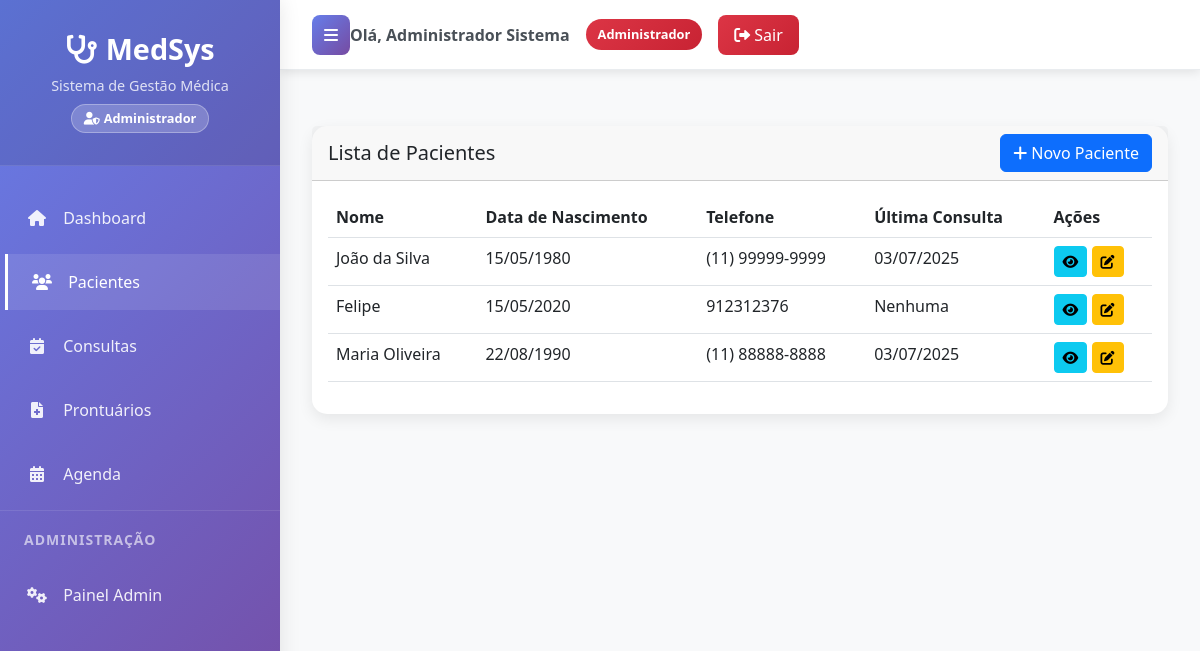
Screenshot of /pacientes/ (signed in) with the database file from the repository.
### clinica/models.py (models this page shows, shortened)
class User(AbstractUser):
    USER_TYPE_CHOICES = [
        ('admin', 'Administrador'),
        ('medico', 'Médico'),
        ('recepcionista', 'Recepcionista'),
    ]
    user_type = models.CharField(max_length=20, choices=USER_TYPE_CHOICES, default='recepcionista')
    telefone = models.CharField(max_length=20, blank=True, null=True)

class Paciente(models.Model):
    nome = models.CharField(max_length=100)
    data_nascimento = models.DateField()
    cpf = models.CharField(max_length=14, unique=True)
    telefone = models.CharField(max_length=20)
    endereco = models.TextField()

### prontuario/views.py (the view)
# urls.py: path('pacientes/', views.pacientes, name='pacientes'),
@recepcionista_or_admin_required
def pacientes(request):
    pacientes = Paciente.objects.annotate(
        ultima_consulta=Max('consulta__data')
    ).all()
    return render(request, 'pacientes/pacientes.html', {'pacientes': pacientes})

### templates/pacientes/pacientes.html (shortened to what this page needs)
{% extends 'layouts/base.html' %}
{% block content %}
<div class="row mt-4">
    <div class="col-12">
        <div class="card">
            <div class="card-header d-flex justify-content-between align-items-center">
                <h5 class="mb-0">Lista de Pacientes</h5>
                <a href="{% url 'cadastrar_paciente' %}" class="btn btn-primary">
                    <i class="fas fa-plus"></i> Novo Paciente
                </a>
            </div>
            <div class="card-body">
                <div class="table-responsive">
                    <table class="table table-hover">
                        <thead>
                            <tr>
                                <th>Nome</th>
                                <th>Data de Nascimento</th>
                                <th>Telefone</th>
                                <th>Última Consulta</th>
                                <th>Ações</th>
                            </tr>
                        </thead>
                        <tbody>
                            {% for paciente in pacientes %}
                            <tr>
                                <td>{{ paciente.nome }}</td>
                                <td>{{ paciente.data_nascimento|date:"d/m/Y" }}</td>
                                <td>{{ paciente.telefone }}</td>
                                <td>{% if paciente.ultima_consulta %}{{ paciente.ultima_consulta|date:"d/m/Y" }}{% else %}Nenhuma{% endif %}</td>
                                <td>
                                    <a href="{% url 'visualizar_paciente' paciente.id %}" class="btn btn-sm btn-info">
                                        <i class="fas fa-eye"></i>
                                    </a>
                                    <a href="{% url 'editar_paciente' paciente.id %}" class="btn btn-sm btn-warning">
                                        <i class="fas fa-edit"></i>
                                    </a>
                                </td>
                            </tr>
                            {% endfor %}
                        </tbody>
                    </table>
                </div>
            </div>
        </div>
    </div>
</div>
{% endblock %}

### templates/layouts/base.html (shortened to what this page needs)
<!DOCTYPE html>
<html lang="pt-BR">
<head>
    <link href="https://cdn.jsdelivr.net/npm/bootstrap@5.3.0/dist/css/bootstrap.min.css" rel="stylesheet">
    <link href="https://cdnjs.cloudflare.com/ajax/libs/font-awesome/6.0.0/css/all.min.css" rel="stylesheet">
</head>
<body>
    <div class="wrapper">
        <nav id="sidebar">
            <div class="sidebar-header">
                <h3><i class="fas fa-stethoscope me-2"></i>MedSys</h3>
                <p>Sistema de Gestão Médica</p>
                {% if user.is_authenticated %}
                    <div class="user-type-badge">
                        {% if user.is_superuser or user.user_type == 'admin' %}
                            <i class="fas fa-user-shield me-1"></i>Administrador
                        {% elif user.user_type == 'medico' %}
                            <i class="fas fa-user-md me-1"></i>Área Médica
                        {% else %}
                            <i class="fas fa-user-cog me-1"></i>Recepção
                        {% endif %}
                    </div>
                {% endif %}
            </div>
            <ul class="list-unstyled components">
                <li {% if request.path == '/dashboard/' %}class="active"{% endif %}>
                    <a href="{% url 'dashboard' %}">
                        <i class="fas fa-home"></i> Dashboard
                    </a>
                </li>
                {% if user.is_superuser or user.user_type == 'admin' or user.user_type == 'recepcionista' %}
                <li {% if 'pacientes' in request.path %}class="active"{% endif %}>
                    <a href="{% url 'pacientes' %}">
                        <i class="fas fa-users"></i> Pacientes
                    </a>
                </li>
                {% endif %}
                <li {% if 'consultas' in request.path %}class="active"{% endif %}>
                    <a href="{% url 'consultas' %}">
                        <i class="fas fa-calendar-check"></i>
                        {% if user.user_type == 'medico' %}Minhas Consultas{% else %}Consultas{% endif %}
                    </a>
                </li>
                {% if user.is_superuser or user.user_type == 'admin' or user.user_type == 'medico' %}
                <li {% if 'prontuarios' in request.path %}class="active"{% endif %}>
                    <a href="{% url 'prontuarios' %}">
                        <i class="fas fa-file-medical"></i>
                        {% if user.user_type == 'medico' %}Meus Prontuários{% else %}Prontuários{% endif %}
                    </a>
                </li>
                {% endif %}
                <li {% if 'agenda' in request.path %}class="active"{% endif %}>
                    <a href="{% url 'agenda' %}">
                        <i class="fas fa-calendar-alt"></i> Agenda
                    </a>
                </li>
                {% if user.is_superuser or user.user_type == 'admin' %}
                <li class="nav-header">
                    <small>ADMINISTRAÇÃO</small>
                </li>
                <li>
                    <a href="/admin/" target="_blank">
                        <i class="fas fa-cogs"></i> Painel Admin
                    </a>
                </li>
                {% endif %}
            </ul>
        </nav>
        <div id="content">
            <nav class="navbar top-navbar">
                <div class="navbar-content">
                    <button type="button" id="sidebarCollapse">
                        <i class="fas fa-bars"></i>
                    </button>
                    {% if user.is_authenticated %}
                        <div class="user-info">
                            <span class="user-name">
                                Olá, <strong>{{ user.get_full_name|default:user.username }}</strong>
                            </span>
                            <span class="user-type-badge {% if user.is_superuser or user.user_type == 'admin' %}admin{% elif user.user_type == 'medico' %}medico{% else %}recepcionista{% endif %}">
                                {% if user.is_superuser or user.user_type == 'admin' %}
                                    Administrador
                                {% elif user.user_type == 'medico' %}
                                    Médico
                                {% else %}
                                    Recepcionista
                                {% endif %}
                            </span>
                            <a href="{% url 'logout_view' %}" class="btn-logout">
                                <i class="fas fa-sign-out-alt me-1"></i>Sair
                            </a>
                        </div>
                    {% endif %}
                </div>
            </nav>
            <div class="main-content">
                {% block content %}
                {% endblock %}
            </div>
        </div>
    </div>
</body>
</html>

### templates/layouts/base.html (style rules this page uses)
:root { --primary-gradient: linear-gradient(135deg, #667eea 0%, #764ba2 100%); --sidebar-width: 280px; --navbar-height: 70px; }
* { margin: 0; padding: 0; box-sizing: border-box; }
body { font-family: 'Segoe UI', Tahoma, Geneva, Verdana, sans-serif; background-color: #f8f9fa; }
.wrapper { display: flex; width: 100%; min-height: 100vh; }
#sidebar { min-width: var(--sidebar-width); max-width: var(--sidebar-width); background: var(--primary-gradient); color: white; transition: all 0.3s; box-shadow: 0 0 20px rgba(0, 0, 0, 0.1); position: fixed; height: 100vh; z-index: 1000; overflow-y: auto; }
.sidebar-header { padding: 2rem 1.5rem; text-align: center; border-bottom: 1px solid rgba(255, 255, 255, 0.1); background: rgba(0, 0, 0, 0.1); }
.sidebar-header h3 { color: white; font-weight: bold; font-size: 1.8rem; margin-bottom: 0.5rem; }
.sidebar-header p { color: rgba(255, 255, 255, 0.8); font-size: 0.9rem; margin: 0; }
.sidebar-header .user-type-badge { display: inline-block; padding: 0.25rem 0.75rem; border-radius: 15px; font-size: 0.8rem; margin-top: 0.5rem; background: rgba(255, 255, 255, 0.2); border: 1px solid rgba(255, 255, 255, 0.3); }
#sidebar ul.components { padding: 1rem 0; }
#sidebar ul li { list-style: none; margin: 0.5rem 0; }
#sidebar ul li a { padding: 1rem 1.5rem; font-size: 1rem; display: block; color: rgba(255, 255, 255, 0.9); text-decoration: none; transition: all 0.3s; border-left: 3px solid transparent; }
#sidebar ul li a:hover, #sidebar ul li.active a { color: white; background: rgba(255, 255, 255, 0.1); border-left-color: white; transform: translateX(5px); }
#sidebar ul li a i { margin-right: 0.75rem; width: 20px; text-align: center; }
.nav-header { padding: 1rem 1.5rem 0.5rem; margin-top: 1rem; border-top: 1px solid rgba(255, 255, 255, 0.1); }
.nav-header small { color: rgba(255, 255, 255, 0.6); font-weight: 600; letter-spacing: 1px; }
#content { width: 100%; min-height: 100vh; transition: all 0.3s; margin-left: var(--sidebar-width); }
.top-navbar { background: white; box-shadow: 0 2px 10px rgba(0, 0, 0, 0.1); height: var(--navbar-height); padding: 0; border-bottom: 1px solid #e9ecef; }
.navbar-content { height: 100%; display: flex; align-items: center; justify-content: space-between; padding: 0 2rem; }
#sidebarCollapse { background: var(--primary-gradient); border: none; border-radius: 8px; padding: 0.5rem 0.75rem; color: white; transition: all 0.3s; }
.user-info { display: flex; align-items: center; gap: 1rem; }
.user-info .user-name { color: #495057; font-weight: 600; }
.user-type-badge { padding: 0.375rem 0.75rem; border-radius: 20px; font-size: 0.8rem; font-weight: 600; }
.user-type-badge.admin { background: linear-gradient(135deg, #dc3545, #c82333); color: white; }
.btn-logout { background: linear-gradient(135deg, #dc3545, #c82333); border: none; border-radius: 8px; padding: 0.5rem 1rem; color: white; text-decoration: none; transition: all 0.3s; font-weight: 500; }
.main-content { padding: 2rem; min-height: calc(100vh - var(--navbar-height)); }
.card { border: none; border-radius: 15px; box-shadow: 0 5px 15px rgba(0, 0, 0, 0.08); transition: transform 0.3s ease; }

### rows the page displays
User: get_full_name "Administrador Sistema"
Paciente: nome "João da Silva", data_nascimento "15/05/1980", telefone "(11) 99999-9999", ultima_consulta "03/07/2025"
Paciente: nome "Felipe", data_nascimento "15/05/2020", telefone "912312376", shows "Nenhuma"
Paciente: nome "Maria Oliveira", data_nascimento "22/08/1990", telefone "(11) 88888-8888", ultima_consulta "03/07/2025"
